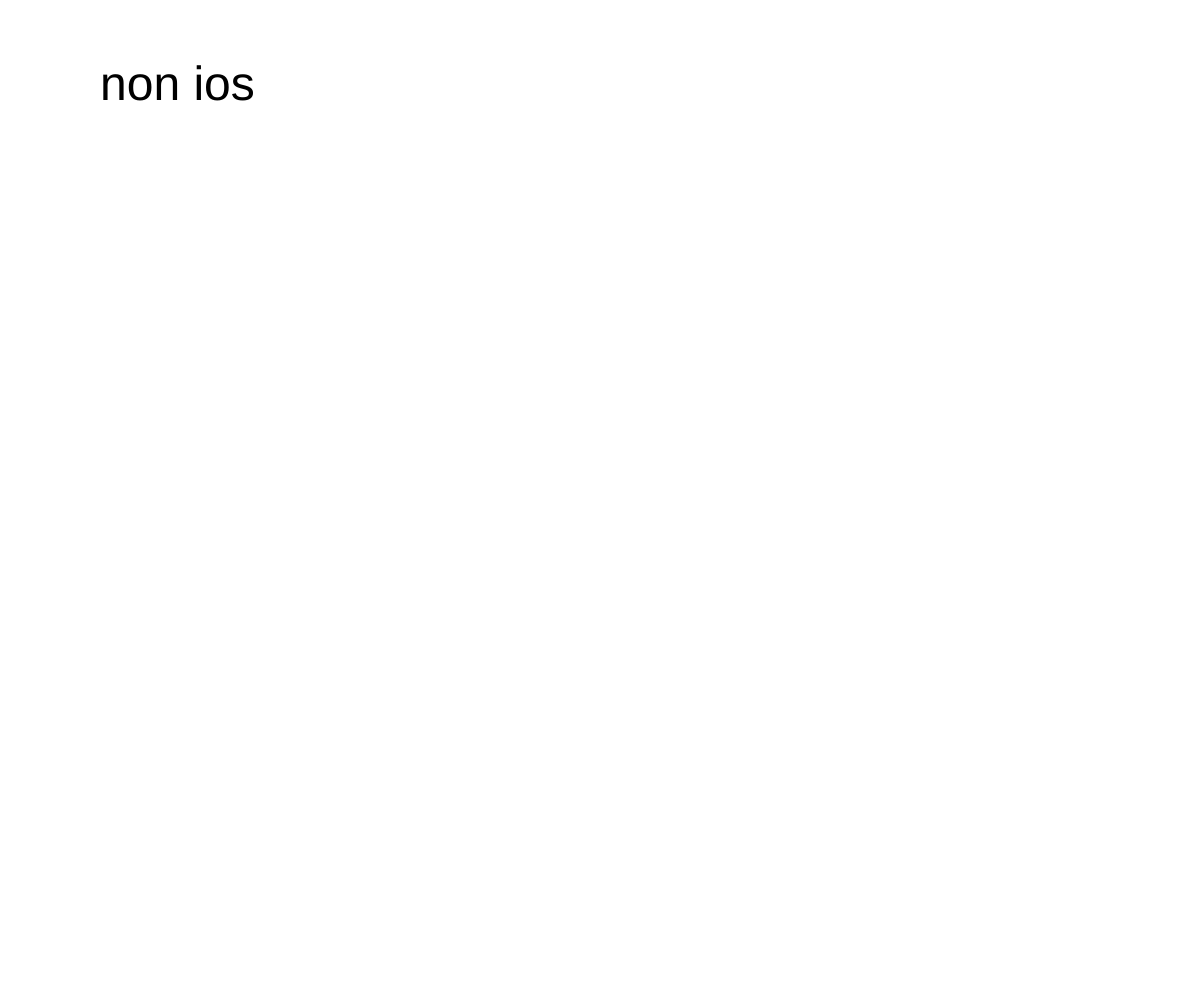
Frame 1 (no input)
Frame 60 (no input): blank canvas, image omitted
Frame 120 (the mouse pressed at the canvas centre since frame 60): blank canvas, image omitted

The p5.js sketch that drew this single still picture (run headless with seeded random() and noise() and a simulated clock; from frame 60 on, the mouse is pressed at the canvas centre):

// p5.js sketch
// ── sketch.js
let cx,cy;
let permissionGranted = false;

  if(window.DeviceOrientationEvent){
    window.addEventListener('deviceorientation',function(event){
      permissionGranted = true;
    },false);
  }

function setup() {
  createCanvas(windowWidth, windowHeight);
  cx = width/2;
  cy = height/2;

  if(typeof(DeviceOrientationEvent)!='undefined'&&typeof(DeviceOrientationEvent.requestPermission)==='function'){
    
    DeviceOrientationEvent.requestPermission()
    .catch(()=>{
      let button = createButton('click to allow access to snsors');
      button.style("font-size","24px");
      button.center();
      button.mousePressed(requestAccess);
      throw error;
    })
    .then(()=>{
      permissionGranted = true;
    })

  }
  else{
    textSize(48);
    text("non ios",100,100)
  }
}

function requestAccess(){
  DeviceOrientationEvent.requestPermission()
  .then(response=>{
    if(response=='granted'){
      permissionGranted = true;
      this.remove();
    }
    else{
      permissionGranted = false;
    }
  })
  .catch(console.error);
  
  
}

function draw() {
  if(!permissionGranted) {
    return
  }
  else{
    background(215);
    
    var alpha = rotationZ;
    var beta = rotationX;
    var gamma = rotationY;

    textSize(20);
    text(alpha,100,100);
    text(beta,200,200);
    text(gamma,300,300);
    // const dx = constrain(rotationY,-3,3);
    // const dy = constrain(rotationX,-3,3);
    // cx += dx;
    // cy += dy;
    
    // ellipse(cx,cy,200,200);
    
    // textSize(48);
    // text(rotationX,100,100);
  }

}
// DeviceOrientationEvent.requestPermission()
// .then(response => {
//   if (response == 'granted') {
//     if(window.DeviceOrientationEvent) {
//         window.addEventListener('deviceorientation', function(event) {
//       var a = document.getElementById('alpha'),
//               b = document.getElementById('beta'),
//               g = document.getElementById('gamma'),
//               alpha = event.alpha,
//               beta = event.beta,
//                   gamma = event.gamma;
    
//       a.innerHTML = Math.round(alpha);
//       b.innerHTML = Math.round(beta);
//       g.innerHTML = Math.round(gamma);
    
//         }, false);
//     }else{
//         document.querySelector('body').innerHTML = '你的瀏覽器不支援喔';
//         document.getElementById('gambbbma').style.display="none";
//     }

//   }
// })
// .catch(console.error)
